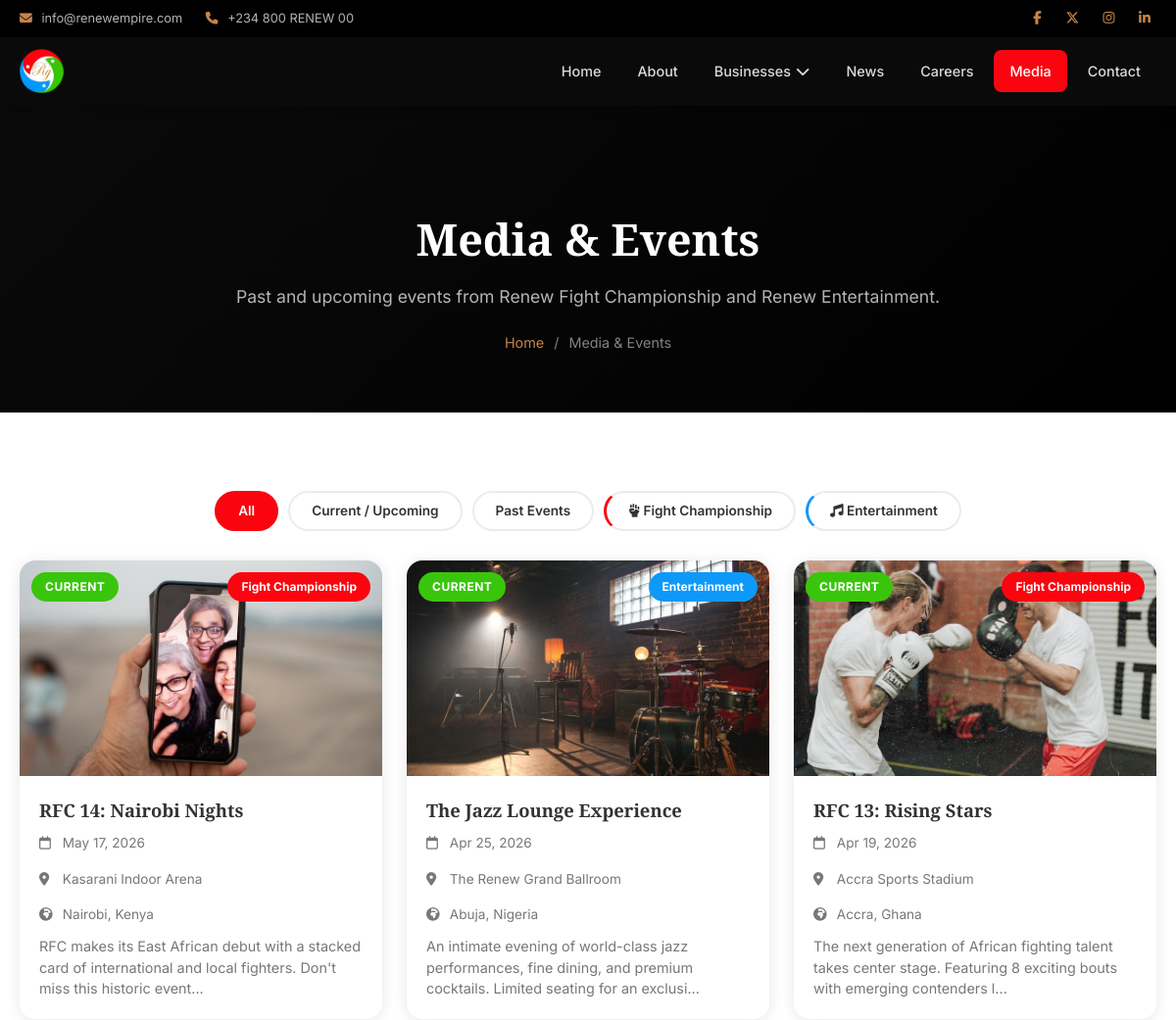
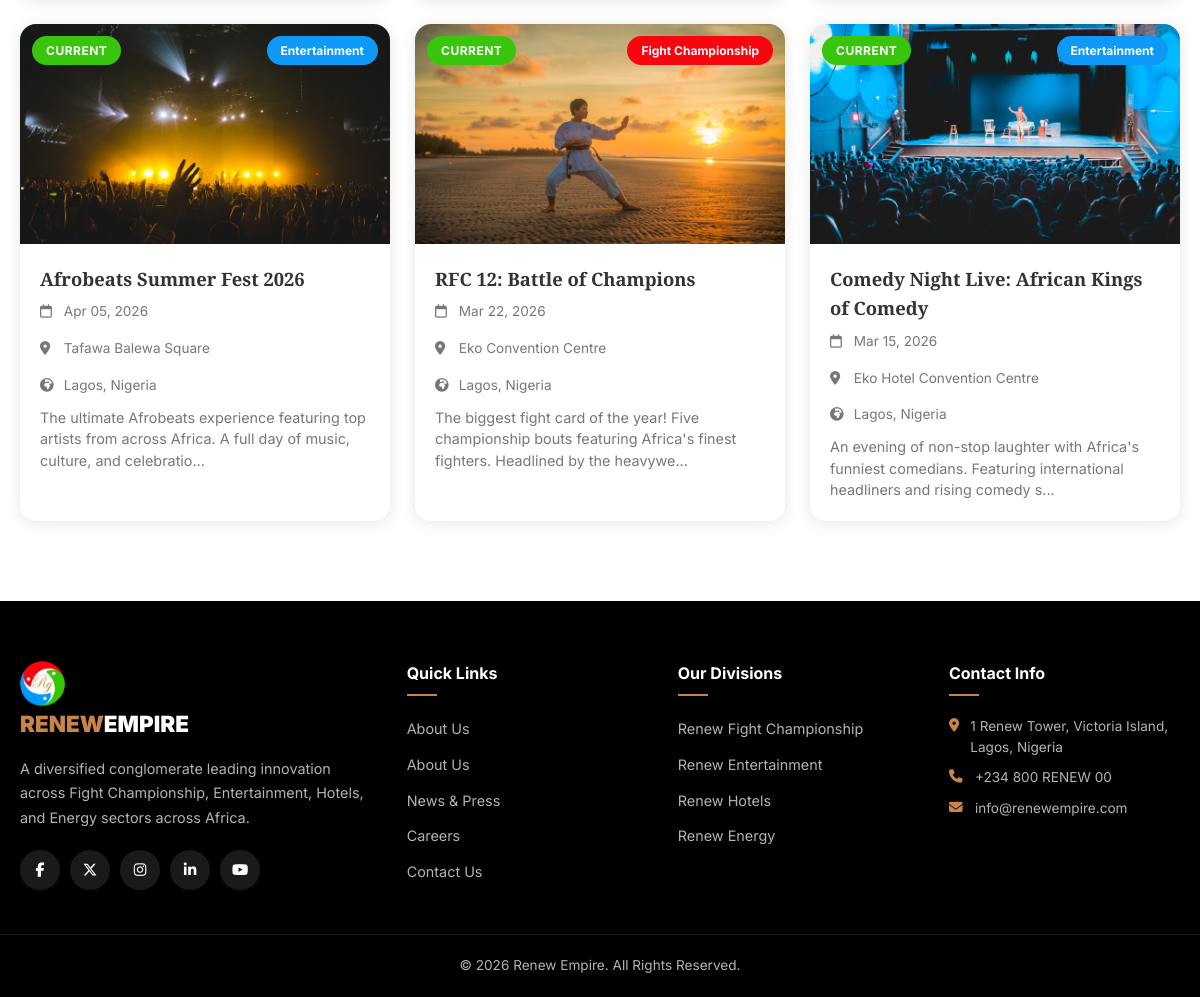
The page /media.php on the database its author committed (2 pictures, top to bottom).
### tables this page shows
CREATE TABLE IF NOT EXISTS site_settings (
    id INT AUTO_INCREMENT PRIMARY KEY,
    setting_key VARCHAR(100) NOT NULL UNIQUE,
    setting_value TEXT,
    category VARCHAR(50) DEFAULT 'general'
);

CREATE TABLE IF NOT EXISTS fight_events (
    id INT AUTO_INCREMENT PRIMARY KEY,
    event_name VARCHAR(200) NOT NULL,
    slug VARCHAR(200) NOT NULL UNIQUE,
    event_date DATETIME NOT NULL,
    venue VARCHAR(200),
    location VARCHAR(200),
    description TEXT,
    featured_image VARCHAR(255),
    ticket_price DECIMAL(10,2) DEFAULT 0,
    vip_price DECIMAL(10,2) DEFAULT 0,
    available_tickets INT DEFAULT 0,
    status ENUM('upcoming','completed','cancelled') DEFAULT 'upcoming',
    created_at DATETIME DEFAULT CURRENT_TIMESTAMP
);

CREATE TABLE IF NOT EXISTS entertainment_shows (
    id INT AUTO_INCREMENT PRIMARY KEY,
    show_name VARCHAR(200) NOT NULL,
    slug VARCHAR(200) NOT NULL UNIQUE,
    show_date DATETIME NOT NULL,
    venue VARCHAR(200),
    location VARCHAR(200),
    description TEXT,
    featured_image VARCHAR(255),
    ticket_price DECIMAL(10,2) DEFAULT 0,
    vip_price DECIMAL(10,2) DEFAULT 0,
    available_tickets INT DEFAULT 0,
    status ENUM('upcoming','completed','cancelled') DEFAULT 'upcoming',
    created_at DATETIME DEFAULT CURRENT_TIMESTAMP
);

### config.php (called while the page is built, shortened)
<?php
try {
    $pdo = new PDO(
        "mysql:host=" . DB_HOST . ";dbname=" . DB_NAME . ";charset=utf8mb4",
        DB_USER,
        DB_PASS,
        [
            PDO::ATTR_ERRMODE => PDO::ERRMODE_EXCEPTION,
            PDO::ATTR_DEFAULT_FETCH_MODE => PDO::FETCH_ASSOC,
            PDO::ATTR_EMULATE_PREPARES => false,
        ]
    );
} catch (PDOException $e) {
    die("Database connection failed. Please check your configuration.");
}
function sanitize($input) {
    return htmlspecialchars(trim($input), ENT_QUOTES, 'UTF-8');
}
function getSetting($key) {
    global $pdo;
    $stmt = $pdo->prepare("SELECT setting_value FROM site_settings WHERE setting_key = ?");
    $stmt->execute([$key]);
    $row = $stmt->fetch();
    return $row ? $row['setting_value'] : '';
}
function truncateText($text, $length = 150) {
    $text = strip_tags($text);
    return substr($text, 0, $length) . '...';
}

### media.php (the view, shortened to what this page needs)
<?php
require_once 'config.php';
$filter = $_GET['filter'] ?? '';
$division = $_GET['division'] ?? '';
$fightEvents = $pdo->query("SELECT id, event_name AS title, slug, event_date AS event_date, venue, location, description, featured_image, status, 'fight' AS division FROM fight_events ORDER BY event_date DESC")->fetchAll();
$entEvents = $pdo->query("SELECT id, show_name AS title, slug, show_date AS event_date, venue, location, description, featured_image, status, 'entertainment' AS division FROM entertainment_shows ORDER BY show_date DESC")->fetchAll();
$allEvents = array_merge($fightEvents, $entEvents);
usort($allEvents, function($a, $b) {
    return strtotime($b['event_date']) - strtotime($a['event_date']);
});
$allEvents = array_values($allEvents);
require_once 'includes/header.php';
?>
    <section class="page-banner">
        <div class="container">
            <h1>Media & Events</h1>
            <p>Past and upcoming events from Renew Fight Championship and Renew Entertainment.</p>
            <div class="breadcrumb">
                <a href="<?= SITE_URL ?>">Home</a><span>/</span><span>Media & Events</span>
            </div>
        </div>
    </section>
    <section class="section">
        <div class="container">
            <div class="filter-bar" style="margin-bottom: 30px;">
                <a href="<?= SITE_URL ?>/media.php" class="filter-btn <?= !$filter && !$division ? 'active' : '' ?>">All</a>
                <a href="<?= SITE_URL ?>/media.php?filter=current" class="filter-btn <?= $filter === 'current' ? 'active' : '' ?>">Current / Upcoming</a>
                <a href="<?= SITE_URL ?>/media.php?filter=past" class="filter-btn <?= $filter === 'past' ? 'active' : '' ?>">Past Events</a>
                <a href="<?= SITE_URL ?>/media.php?division=fight" class="filter-btn <?= $division === 'fight' ? 'active' : '' ?>" style="border-left: 3px solid var(--fight);"><i class="fas fa-fist-raised"></i> Fight Championship</a>
                <a href="<?= SITE_URL ?>/media.php?division=entertainment" class="filter-btn <?= $division === 'entertainment' ? 'active' : '' ?>" style="border-left: 3px solid var(--entertainment);"><i class="fas fa-music"></i> Entertainment</a>
            </div>
            <?php if (empty($allEvents)): ?>
            <div class="text-center" style="padding: 60px 0;">
                <i class="fas fa-calendar-times" style="font-size: 3rem; color: var(--gray-light); margin-bottom: 15px;"></i>
                <h3>No events found</h3>
                <p style="color: var(--text-light);">Try a different filter or check back soon.</p>
            </div>
            <?php else: ?>
            <div class="media-events-grid">
                <?php foreach ($allEvents as $event):
                    $divColor = $event['division'] === 'fight' ? 'var(--fight)' : 'var(--entertainment)';
                    $divLabel = $event['division'] === 'fight' ? 'Fight Championship' : 'Entertainment';
                    $imgUrl = $event['featured_image'] ? SITE_URL . '/' . $event['featured_image'] : SITE_URL . '/assets/images/hero-bg.jpg';
                ?>
                <div class="event-media-card">
                    <div class="event-media-card-img" style="background-image: url('<?= $imgUrl ?>');">
                        <span class="event-tag <?= $event['time_tag'] ?>"><?= ucfirst($event['time_tag']) ?></span>
                        <span class="event-division" style="background: <?= $divColor ?>;"><?= $divLabel ?></span>
                    </div>
                    <div class="event-media-card-body">
                        <h3><?= sanitize($event['title']) ?></h3>
                        <div class="event-meta">
                            <span><i class="far fa-calendar"></i> <?= date('M d, Y', strtotime($event['event_date'])) ?></span>
                            <?php if ($event['venue']): ?>
                            <span><i class="fas fa-map-marker-alt"></i> <?= sanitize($event['venue']) ?></span>
                            <?php endif; ?>
                            <?php if ($event['location']): ?>
                            <span><i class="fas fa-globe-africa"></i> <?= sanitize($event['location']) ?></span>
                            <?php endif; ?>
                        </div>
                        <p><?= truncateText($event['description'], 120) ?></p>
                    </div>
                </div>
                <?php endforeach; ?>
            </div>
            <?php endif; ?>
        </div>
    </section>
<?php require_once 'includes/footer.php'; ?>

### includes/header.php (shortened to what this page needs)
<?php
$currentPage = basename($_SERVER['PHP_SELF'], '.php');
?>
<!DOCTYPE html>
<html lang="en">
<head>
    <link rel="stylesheet" href="https://cdnjs.cloudflare.com/ajax/libs/font-awesome/6.5.1/css/all.min.css">
    <link rel="stylesheet" href="<?= SITE_URL ?>/assets/css/style.css">
</head>
<body>
    <div class="top-bar">
        <div class="container">
            <div class="top-bar-content">
                <div class="top-bar-left">
                    <span><i class="fas fa-envelope"></i> <?= getSetting('site_email') ?></span>
                    <span><i class="fas fa-phone"></i> <?= getSetting('site_phone') ?></span>
                </div>
                <div class="top-bar-right">
                    <a href="<?= getSetting('facebook') ?>" target="_blank"><i class="fab fa-facebook-f"></i></a>
                    <a href="<?= getSetting('twitter') ?>" target="_blank"><i class="fab fa-x-twitter"></i></a>
                    <a href="<?= getSetting('instagram') ?>" target="_blank"><i class="fab fa-instagram"></i></a>
                    <a href="<?= getSetting('linkedin') ?>" target="_blank"><i class="fab fa-linkedin-in"></i></a>
                </div>
            </div>
        </div>
    </div>
    <nav class="navbar" id="navbar">
        <div class="container">
            <a href="<?= SITE_URL ?>" class="logo">
                <img src="<?= SITE_URL ?>/assets/images/logo.png" alt="Renew Empire Logo" class="logo-img">
            </a>
            <ul class="nav-menu" id="navMenu">
                <li><a href="<?= SITE_URL ?>/index.php" class="<?= $currentPage === 'index' ? 'active' : '' ?>">Home</a></li>
                <li><a href="<?= SITE_URL ?>/about.php" class="<?= $currentPage === 'about' ? 'active' : '' ?>">About</a></li>
                <li class="dropdown">
                    <a href="#" class="<?= in_array($currentPage, ['fight-championship','entertainment','hotels','energy']) ? 'active' : '' ?>">
                        Businesses <i class="fas fa-chevron-down"></i>
                    </a>
                </li>
                <li><a href="<?= SITE_URL ?>/news.php" class="<?= $currentPage === 'news' ? 'active' : '' ?>">News</a></li>
                <li><a href="<?= SITE_URL ?>/careers.php" class="<?= $currentPage === 'careers' ? 'active' : '' ?>">Careers</a></li>
                <li><a href="<?= SITE_URL ?>/media.php" class="<?= $currentPage === 'media' ? 'active' : '' ?>">Media</a></li>
                <li><a href="<?= SITE_URL ?>/contact.php" class="<?= $currentPage === 'contact' ? 'active' : '' ?>">Contact</a></li>
            </ul>
        </div>
    </nav>

### includes/footer.php (shortened to what this page needs)
    <footer class="site-footer">
        <div class="footer-top">
            <div class="container">
                <div class="footer-grid">
                    <div class="footer-col footer-about">
                        <a href="<?= SITE_URL ?>" class="footer-logo">
                            <img src="<?= SITE_URL ?>/assets/images/logo.png" alt="Renew Empire Logo" class="logo-img">
                            <span class="logo-renew">RENEW</span><span class="logo-empire">EMPIRE</span>
                        </a>
                        <p>A diversified conglomerate leading innovation across Fight Championship, Entertainment, Hotels, and Energy sectors across Africa.</p>
                        <div class="footer-social">
                            <a href="<?= getSetting('facebook') ?>" target="_blank"><i class="fab fa-facebook-f"></i></a>
                            <a href="<?= getSetting('twitter') ?>" target="_blank"><i class="fab fa-x-twitter"></i></a>
                            <a href="<?= getSetting('instagram') ?>" target="_blank"><i class="fab fa-instagram"></i></a>
                            <a href="<?= getSetting('linkedin') ?>" target="_blank"><i class="fab fa-linkedin-in"></i></a>
                            <a href="<?= getSetting('youtube') ?>" target="_blank"><i class="fab fa-youtube"></i></a>
                        </div>
                    </div>
                    <div class="footer-col">
                        <h4>Quick Links</h4>
                        <ul>
                            <li><a href="<?= SITE_URL ?>/about.php">About Us</a></li>
                            <li><a href="<?= SITE_URL ?>/about.php">About Us</a></li>
                            <li><a href="<?= SITE_URL ?>/news.php">News & Press</a></li>
                            <li><a href="<?= SITE_URL ?>/careers.php">Careers</a></li>
                            <li><a href="<?= SITE_URL ?>/contact.php">Contact Us</a></li>
                        </ul>
                    </div>
                    <div class="footer-col">
                        <h4>Our Divisions</h4>
                        <ul>
                            <li><a href="<?= SITE_URL ?>/fight-championship.php">Renew Fight Championship</a></li>
                            <li><a href="<?= SITE_URL ?>/entertainment.php">Renew Entertainment</a></li>
                            <li><a href="<?= SITE_URL ?>/hotels.php">Renew Hotels</a></li>
                            <li><a href="<?= SITE_URL ?>/energy.php">Renew Energy</a></li>
                        </ul>
                    </div>
                    <div class="footer-col">
                        <h4>Contact Info</h4>
                        <ul class="footer-contact">
                            <li><i class="fas fa-map-marker-alt"></i> <?= getSetting('site_address') ?></li>
                            <li><i class="fas fa-phone"></i> <?= getSetting('site_phone') ?></li>
                            <li><i class="fas fa-envelope"></i> <?= getSetting('site_email') ?></li>
                        </ul>
                    </div>
                </div>
            </div>
        </div>
        <div class="footer-bottom">
            <div class="container">
                <p><?= getSetting('footer_text') ?></p>
            </div>
        </div>
    </footer>
</body>
</html>

### rows shown on the page
site_settings: setting_value "info@renewempire.com"
site_settings: setting_value "+234 800 RENEW 00"
fight_events: featured_image (picture), time_tag "CURRENT", divLabel "Fight Championship", event_name "RFC 14: Nairobi Nights", event_date "May 17, 2026", venue "Kasarani Indoor Arena", location "Nairobi, Kenya", description "RFC makes its East African debut with a stacked card of international and local fighters. Don't miss this historic event..."
entertainment_shows: featured_image (picture), time_tag "CURRENT", divLabel "Entertainment", show_name "The Jazz Lounge Experience", show_date "Apr 25, 2026", venue "The Renew Grand Ballroom", location "Abuja, Nigeria", description "An intimate evening of world-class jazz performances, fine dining, and premium cocktails. Limited seating for an exclusi..."
fight_events: featured_image (picture), time_tag "CURRENT", divLabel "Fight Championship", event_name "RFC 13: Rising Stars", event_date "Apr 19, 2026", venue "Accra Sports Stadium", location "Accra, Ghana", description "The next generation of African fighting talent takes center stage. Featuring 8 exciting bouts with emerging contenders l..."
entertainment_shows: featured_image (picture), time_tag "CURRENT", divLabel "Entertainment", show_name "Afrobeats Summer Fest 2026", show_date "Apr 05, 2026", venue "Tafawa Balewa Square", location "Lagos, Nigeria", description "The ultimate Afrobeats experience featuring top artists from across Africa. A full day of music, culture, and celebratio..."
fight_events: featured_image (picture), time_tag "CURRENT", divLabel "Fight Championship", event_name "RFC 12: Battle of Champions", event_date "Mar 22, 2026", venue "Eko Convention Centre", location "Lagos, Nigeria", description "The biggest fight card of the year! Five championship bouts featuring Africa's finest fighters. Headlined by the heavywe..."
entertainment_shows: featured_image (picture), time_tag "CURRENT", divLabel "Entertainment", show_name "Comedy Night Live: African Kings of Comedy", show_date "Mar 15, 2026", venue "Eko Hotel Convention Centre", location "Lagos, Nigeria", description "An evening of non-stop laughter with Africa's funniest comedians. Featuring international headliners and rising comedy s..."
site_settings: setting_value "1 Renew Tower, Victoria Island, Lagos, Nigeria"
site_settings: setting_value "© 2026 Renew Empire. All Rights Reserved."
